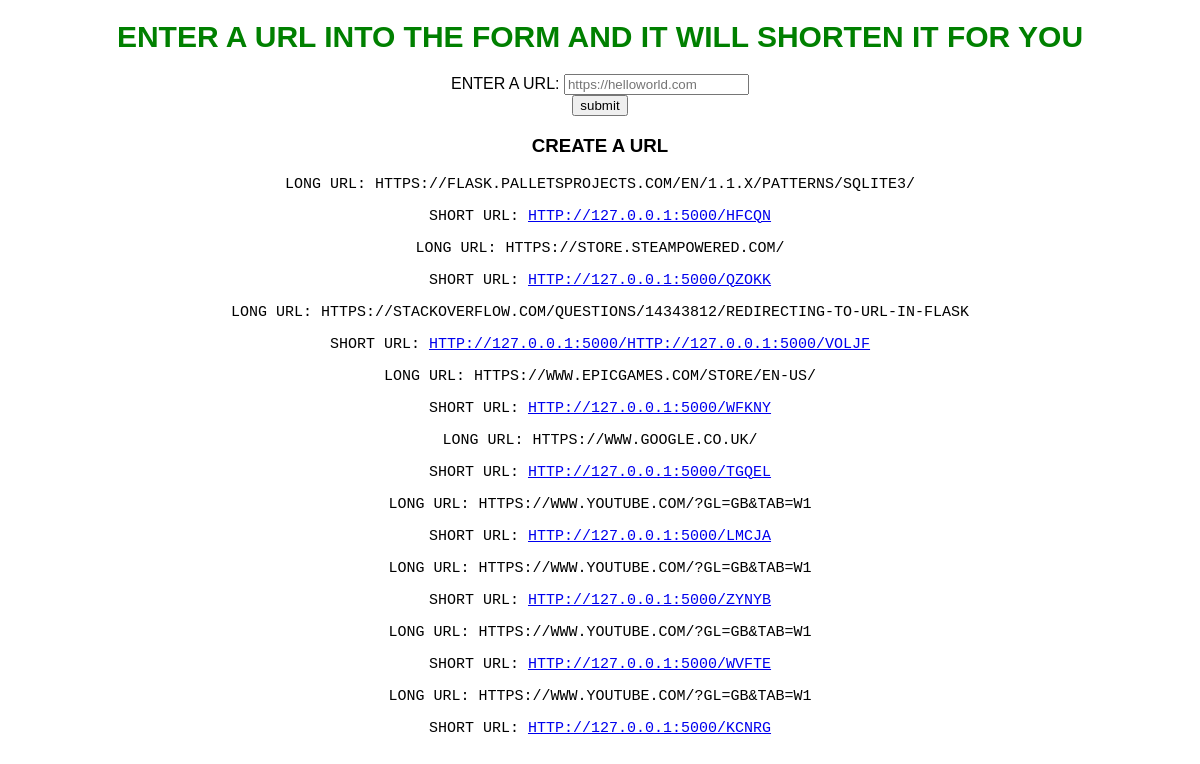
Before: / with the older database file.
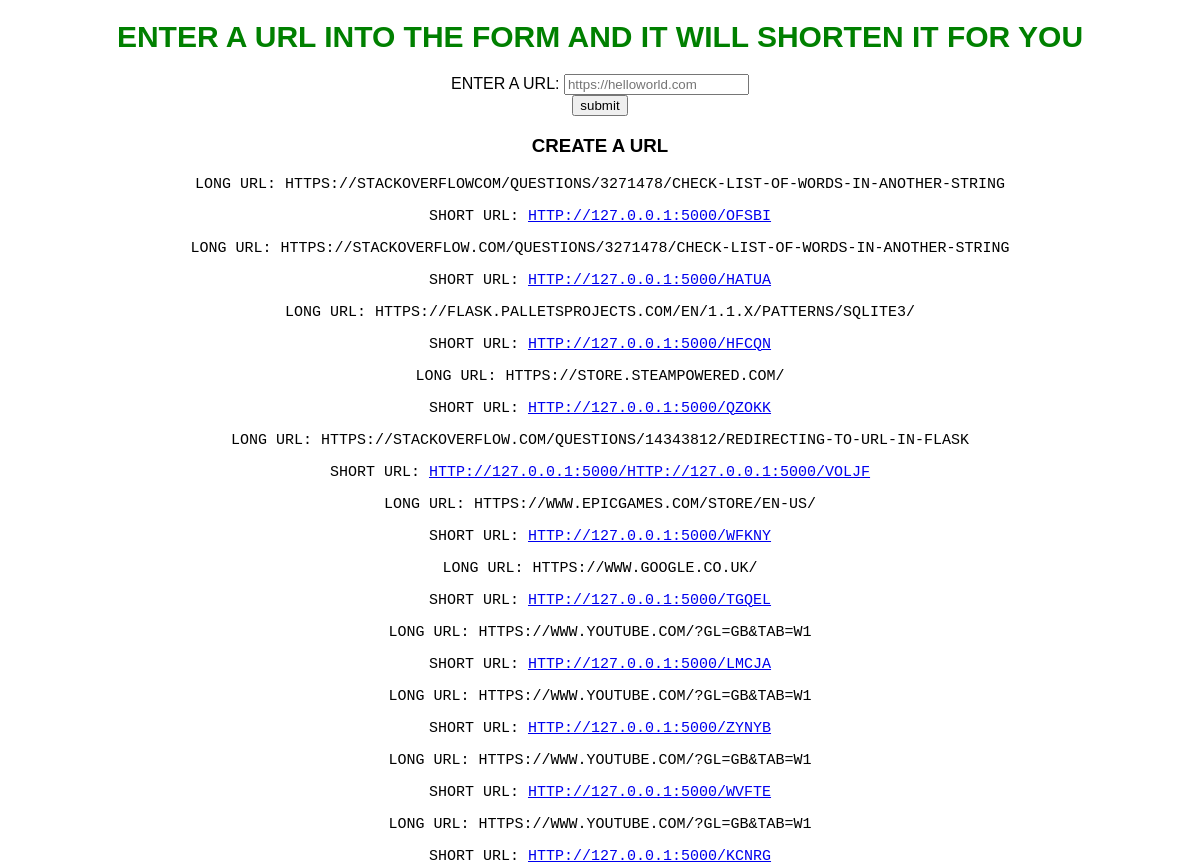
After: the same page with the newer database file.
### tables this page shows
CREATE TABLE urls (id INTEGER PRIMARY KEY AUTOINCREMENT, longurl VARCHAR(1000), shorturl VARCHAR(100));

### server.py (the view, shortened to what this page needs)
@server.route('/', methods=['GET', 'POST'])
def home():
    db = get_db()
    cursor = db.cursor()
    cursor.execute('SELECT * FROM urls')
    all_urls = cursor.fetchall()
    message= "create a url"
    return render_template("input.html", title="Home", message=message, all_urls=all_urls)

### db.py (called while the page is built)
def get_db():
    db = getattr(g, '_database', None)
    if db is None:
         db = g._database = sqlite3.connect(DATABASE)
    return db

### server.py (called while the page is built)
@server.teardown_appcontext
def close_connection(exception):
    db = getattr(g, '_database', None)
    if db is not None:
        db.close()

### templates/input.html (shortened to what this page needs)
{% extends "index.html" %}
{% block content %}
<div class = .form>
<form action="#", method="post">
    <label for ="url"> Enter a URL: </label>
    <input type="url" name="nm" id="url" placeholder = "https://helloworld.com" pattern= "https://.*" required>
    <br>
    <input type="submit" value="submit" id='button'>
</form>
<div>
<h3>{{message}}</h3>
{% for url in all_urls|reverse %}
    <div>
        <p>Long url: {{url[1]}}</p>
        <p>Short url: <a href="http://127.0.0.1:5000/{{url[2]}}">http://127.0.0.1:5000/{{url[2]}}</a></p>
    </div>
{% endfor %}
{% endblock content %}

### templates/index.html (shortened to what this page needs)
<!DOCTYPE html>
<html lang="en">
<head>
    <link rel="stylesheet" href="{{ url_for('static', filename='style.css') }}">
</head>
<body>
    <h1>Enter a url into the form and it will shorten it for you</h1>
    {% block content %}
    {% endblock content %}
</body>
</html>

### static/style.css (style rules this page uses)
body, html { width: 100%; height: 100%; margin: 0; }
body { font-family: Arial, Helvetica, sans-serif; text-transform: uppercase; text-align: center; size: 50px; }
h1 { font-size: 30px; color: green; }
p { font-size: 15px; font-family: "Lucida Console", "Courier New", monospace; }

Changed rows visible on the page:
added urls: longurl "HTTPS://STACKOVERFLOWCOM/QUESTIONS/3271478/CHECK-LIST-OF-WORDS-IN-ANOTHER-STRING", shorturl "OFSBI"
added urls: longurl "HTTPS://STACKOVERFLOW.COM/QUESTIONS/3271478/CHECK-LIST-OF-WORDS-IN-ANOTHER-STRING", shorturl "HATUA"
